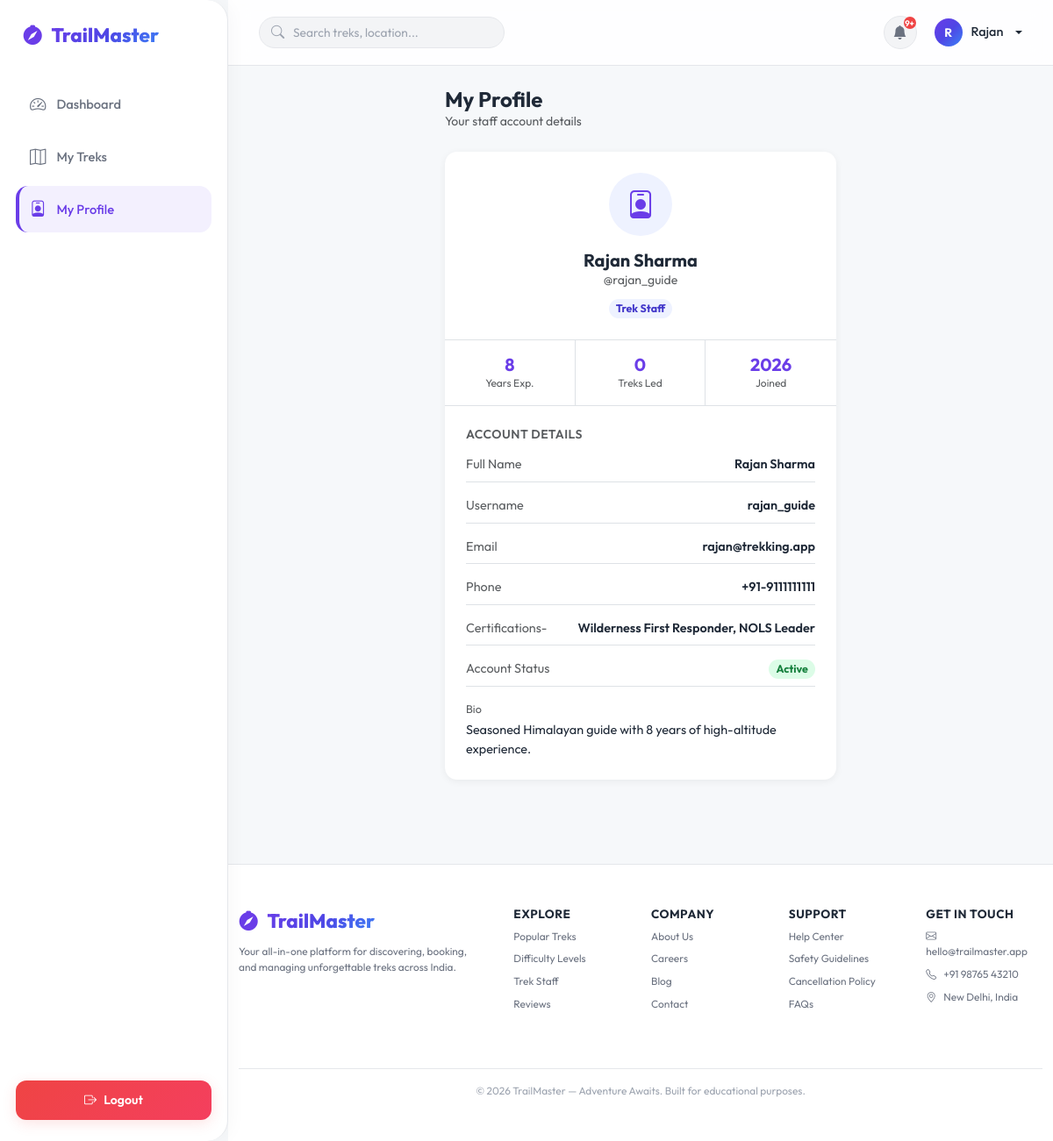
Screenshot of /staff/profile (signed in) with the database file from the repository.
### models__1.py (models this page shows, shortened)
class User(db.Model, UserMixin):
    __tablename__ = "users"
    id = db.Column(db.Integer, primary_key=True)
    username = db.Column(db.String(80), unique=True, nullable=False, index=True)
    email = db.Column(db.String(120), unique=True, nullable=False, index=True)
    password_hash= db.Column(db.String(256), nullable=False)
    full_name = db.Column(db.String(120), nullable=False)
    phone = db.Column(db.String(20), nullable=True)
    address = db.Column(db.String(255), nullable=True)
    profile_pic  = db.Column(db.String(255), nullable=True, default="default.png")
    role = db.Column(db.String(20), nullable=False, default=Role.USER)
    status = db.Column(db.String(20), nullable=False, default=AccountStatus.ACTIVE)
    experience_years = db.Column(db.Integer, nullable=True)
    certifications = db.Column(db.String(255), nullable=True)
    bio = db.Column(db.Text, nullable=True)
    created_at = db.Column(db.DateTime, default=lambda: datetime.now(timezone.utc), nullable=False)
    updated_at = db.Column(db.DateTime, default=lambda: datetime.now(timezone.utc), onupdate=lambda: datetime.now(timezone.utc), nullable=False)
    bookings = db.relationship("Booking", back_populates="user", lazy="dynamic", cascade="all, delete-orphan")
    assigned_treks= db.relationship("Trek", back_populates="assigned_staff", foreign_keys="Trek.staff_id", lazy="dynamic")
    notifications = db.relationship("Notification", back_populates="user", lazy="dynamic", cascade="all, delete-orphan")
    reviews = db.relationship("Review", back_populates="user", lazy="dynamic", cascade="all, delete-orphan")
    @property
    def is_active(self) -> bool:
        return self.status not in (AccountStatus.BLACKLISTED, AccountStatus.INACTIVE)

### blueprints/staff/routes.py (the view)
@staff_bp.route("/profile")
@login_required
@staff_required
def profile():
    return render_template("staff/profile.html")

### templates/staff/profile.html (shortened to what this page needs)
{% extends "base.html" %}
{% block content %}
<div class="container py-4">
  <div class="row justify-content-center">
    <div class="col-lg-6 col-md-8">
      <div class="mb-4">
        <h4 class="fw-bold mb-0">My Profile</h4>
        <p class="text-muted small mb-0">Your staff account details</p>
      </div>
      <div class="card border-0 mb-4"
           style="border-radius:14px;box-shadow:0 2px 8px rgba(0,0,0,.06);">
        <div class="card-body p-4 text-center border-bottom">
          <div class="rounded-circle d-inline-flex align-items-center justify-content-center mb-3"
               style="width:72px;height:72px;background:#eef2ff;">
            <i class="bi bi-person-badge fs-2" style="color:#6a3de8;"></i>
          </div>
          <h5 class="fw-bold mb-0">{{ current_user.full_name }}</h5>
          <p class="text-muted small mb-2">@{{ current_user.username }}</p>
          <span class="badge rounded-pill"
                style="background:#eef2ff;color:#4338ca;font-size:.78rem;">Trek Staff</span>
        </div>
        <div class="row g-0 text-center border-bottom">
          <div class="col-4 py-3 border-end">
            <h5 class="fw-bold mb-0" style="color:#6a3de8;">
              {{ current_user.experience_years or '—' }}
            </h5>
            <p class="text-muted mb-0" style="font-size:.75rem;">Years Exp.</p>
          </div>
          <div class="col-4 py-3 border-end">
            <h5 class="fw-bold mb-0" style="color:#6a3de8;">
              {{ current_user.treks_managed.count() if current_user.treks_managed else 0 }}
            </h5>
            <p class="text-muted mb-0" style="font-size:.75rem;">Treks Led</p>
          </div>
          <div class="col-4 py-3">
            <h5 class="fw-bold mb-0" style="color:#6a3de8;">
              {{ current_user.created_at | dateformat('%Y') }}
            </h5>
            <p class="text-muted mb-0" style="font-size:.75rem;">Joined</p>
          </div>
        </div>
        <div class="card-body p-4">
          <h6 class="fw-semibold mb-3 text-muted small text-uppercase"
              style="letter-spacing:.5px;">Account Details</h6>
          <div class="d-flex flex-column gap-3" style="font-size:.9rem;">
            <div class="d-flex justify-content-between border-bottom pb-2">
              <span class="text-muted">Full Name</span>
              <span class="fw-semibold">{{ current_user.full_name }}</span>
            </div>
            <div class="d-flex justify-content-between border-bottom pb-2">
              <span class="text-muted">Username</span>
              <span class="fw-semibold">{{ current_user.username }}</span>
            </div>
            <div class="d-flex justify-content-between border-bottom pb-2">
              <span class="text-muted">Email</span>
              <span class="fw-semibold">{{ current_user.email }}</span>
            </div>
            <div class="d-flex justify-content-between border-bottom pb-2">
              <span class="text-muted">Phone</span>
              <span class="fw-semibold">{{ current_user.phone or '—' }}</span>
            </div>
            <div class="d-flex justify-content-between border-bottom pb-2">
              <span class="text-muted">Certifications- </span>
              <span class="fw-semibold">{{ current_user.certifications or '—' }}</span>
            </div>
            <div class="d-flex justify-content-between border-bottom pb-2">
              <span class="text-muted">Account Status</span>
              <span class="badge rounded-pill"
                    style="background:#dcfce7;color:#15803d;font-size:.78rem;">
                {{ current_user.status }}
              </span>
            </div>
            {% if current_user.bio %}
            <div>
              <p class="text-muted mb-1 small">Bio</p>
              <p class="mb-0">{{ current_user.bio }}</p>
            </div>
            {% endif %}
          </div>
        </div>
      </div>
    </div>
  </div>
</div>
{% endblock %}

### templates/base.html (shortened to what this page needs)
<!doctype html>
<html lang="en">
  <head>
    <link
      href="https://cdn.jsdelivr.net/npm/bootstrap@5.3.2/dist/css/bootstrap.min.css"
      rel="stylesheet"
    />
    <link
      href="https://cdn.jsdelivr.net/npm/bootstrap-icons@1.11.3/font/bootstrap-icons.min.css"
      rel="stylesheet"
    />
  </head>
  <body>
    <div class="app-layout">
      <aside class="sidebar">
        <div>
          <a class="sidebar-brand" href="/">
            <i class="bi bi-compass-fill" style="color: var(--tm-purple);"></i>
            <span>TrailMaster</span>
          </a>
          <ul class="sidebar-menu">
            {% if current_user.is_authenticated %}
              {% if current_user.role == Role.ADMIN %}
                <li>
                  <a class="sidebar-link {% if request.endpoint == 'admin.dashboard' %}active{% endif %}"
                     href="{{ url_for('admin.dashboard') }}">
                    <i class="bi bi-speedometer2"></i>Dashboard
                  </a>
                </li>
                <li>
                  <a class="sidebar-link {% if request.endpoint == 'admin.treks' or request.endpoint == 'admin.create_trek' or request.endpoint == 'admin.edit_trek' %}active{% endif %}"
                     href="{{ url_for('admin.treks') }}">
                    <i class="bi bi-map"></i>Manage Treks
                  </a>
                </li>
                <li>
                  <a class="sidebar-link {% if request.endpoint == 'admin.users' %}active{% endif %}"
                     href="{{ url_for('admin.users') }}">
                    <i class="bi bi-people"></i>Manage Users
                  </a>
                </li>
                <li>
                  <a class="sidebar-link {% if request.endpoint == 'admin.bookings' %}active{% endif %}"
                     href="{{ url_for('admin.bookings') }}">
                    <i class="bi bi-journal-check"></i>Bookings
                  </a>
                </li>
              {% elif current_user.role == Role.STAFF %}
                <li>
                  <a class="sidebar-link {% if request.endpoint == 'staff.dashboard' %}active{% endif %}"
                     href="{{ url_for('staff.dashboard') }}">
                    <i class="bi bi-speedometer2"></i>Dashboard
                  </a>
                </li>
                <li>
                  <a class="sidebar-link {% if request.endpoint == 'staff.my_treks' or request.endpoint == 'staff.trek_detail' %}active{% endif %}"
                     href="{{ url_for('staff.my_treks') }}">
                    <i class="bi bi-map"></i>My Treks
                  </a>
                </li>
                <li>
                  <a class="sidebar-link {% if request.endpoint == 'staff.profile' %}active{% endif %}"
                     href="{{ url_for('staff.profile') }}">
                    <i class="bi bi-person-badge"></i>My Profile
                  </a>
                </li>
              {% endif %}
            {% endif %}
          </ul>
        </div>
        {% if current_user.is_authenticated %}
          <a class="sidebar-logout" href="{{ url_for('auth.logout') }}">
            <i class="bi bi-box-arrow-right"></i>Logout
          </a>
        {% endif %}
      </aside>
      <div class="main-pane">
        <header class="top-header">
          <div class="search-wrapper">
            <i class="bi bi-search"></i>
            <form method="GET" action="{% if current_user.is_authenticated and current_user.role == Role.ADMIN %}{{ url_for('admin.treks') }}{% else %}{{ url_for('user.browse_treks') }}{% endif %}">
              <input type="text" class="top-search" name="q" placeholder="Search treks, location..." />
            </form>
          </div>
          <div class="header-actions">
            {% if current_user.is_authenticated %}
              <a class="circle-btn"
                 href="{{ url_for('user.notifications') if current_user.role == Role.USER else url_for('admin.notifications') if current_user.role == Role.ADMIN else url_for('staff.notifications') }}">
                <i class="bi bi-bell-fill"></i>
                {% if unread_notifications > 0 %}
                  <span class="notif-badge">{{ unread_notifications if unread_notifications <= 9 else '9+' }}</span>
                {% endif %}
              </a>
              <div class="dropdown">
                <a class="user-dropdown-toggle dropdown-toggle" href="#" data-bs-toggle="dropdown">
                  <div class="avatar-circle">
                    {{ current_user.full_name[0]|upper }}
                  </div>
                  <span class="d-none d-sm-inline">{{ current_user.full_name.split()[0] }}</span>
                </a>
              </div>
            {% else %}
              <a href="{{ url_for('auth.login') }}" class="btn btn-outline-secondary btn-sm px-3 border-0">Sign In</a>
              <a href="{{ url_for('auth.register') }}" class="btn btn-success btn-sm px-3">Register</a>
            {% endif %}
          </div>
        </header>
        <main class="flex-grow-1">
          {% block content %}{% endblock %}
        </main>
        <footer class="site-footer py-5 mt-5">
          <div class="container">
            <div class="row gy-4">
              <div class="col-lg-4 col-md-12">
                <a class="sidebar-brand p-0 mb-2" href="/">
                  <i class="bi bi-compass-fill" style="color: var(--tm-purple);"></i>
                  <span>TrailMaster</span>
                </a>
                <p class="mb-3 mt-1 small" style="max-width: 280px">
                  Your all-in-one platform for discovering, booking, and managing unforgettable treks across India.
                </p>
              </div>
              <div class="col-lg-2 col-6">
                <h6>Explore</h6>
                <ul class="list-unstyled d-flex flex-column gap-2 small">
                  <li><a href="#">Popular Treks</a></li>
                  <li><a href="#">Difficulty Levels</a></li>
                  <li><a href="#">Trek Staff</a></li>
                  <li><a href="#">Reviews</a></li>
                </ul>
              </div>
              <div class="col-lg-2 col-6">
                <h6>Company</h6>
                <ul class="list-unstyled d-flex flex-column gap-2 small">
                  <li><a href="#">About Us</a></li>
                  <li><a href="#">Careers</a></li>
                  <li><a href="#">Blog</a></li>
                  <li><a href="#">Contact</a></li>
                </ul>
              </div>
              <div class="col-lg-2 col-6">
                <h6>Support</h6>
                <ul class="list-unstyled d-flex flex-column gap-2 small">
                  <li><a href="#">Help Center</a></li>
                  <li><a href="#">Safety Guidelines</a></li>
                  <li><a href="#">Cancellation Policy</a></li>
                  <li><a href="#">FAQs</a></li>
                </ul>
              </div>
              <div class="col-lg-2 col-6">
                <h6>Get In Touch</h6>
                <ul class="list-unstyled d-flex flex-column gap-2 small">
                  <li><i class="bi bi-envelope me-2"></i>hello@trailmaster.app</li>
                  <li><i class="bi bi-telephone me-2"></i>+91 98765 43210</li>
                  <li><i class="bi bi-geo-alt me-2"></i>New Delhi, India</li>
                </ul>
              </div>
            </div>
            <div class="footer-bottom text-center mt-5 pt-3 small">
              &copy; {{ now.year }} TrailMaster — Adventure Awaits. Built for educational purposes.
            </div>
          </div>
        </footer>
      </div>
    </div>
  </body>
</html>

### rows the page displays
User: full_name "R", full_name "Rajan", full_name "Rajan Sharma", username "rajan_guide", experience_years "8", created_at "2026", email "rajan@trekking.app", phone "+91-9111111111", certifications "Wilderness First Responder, NOLS Leader", status "Active", bio "Seasoned Himalayan guide with 8 years of high-altitude experience."

### other values shown
{{ unread_notifications if unread_notifications <= 9 else '9+' }} "9+"
{{ now.year }} "2026"
